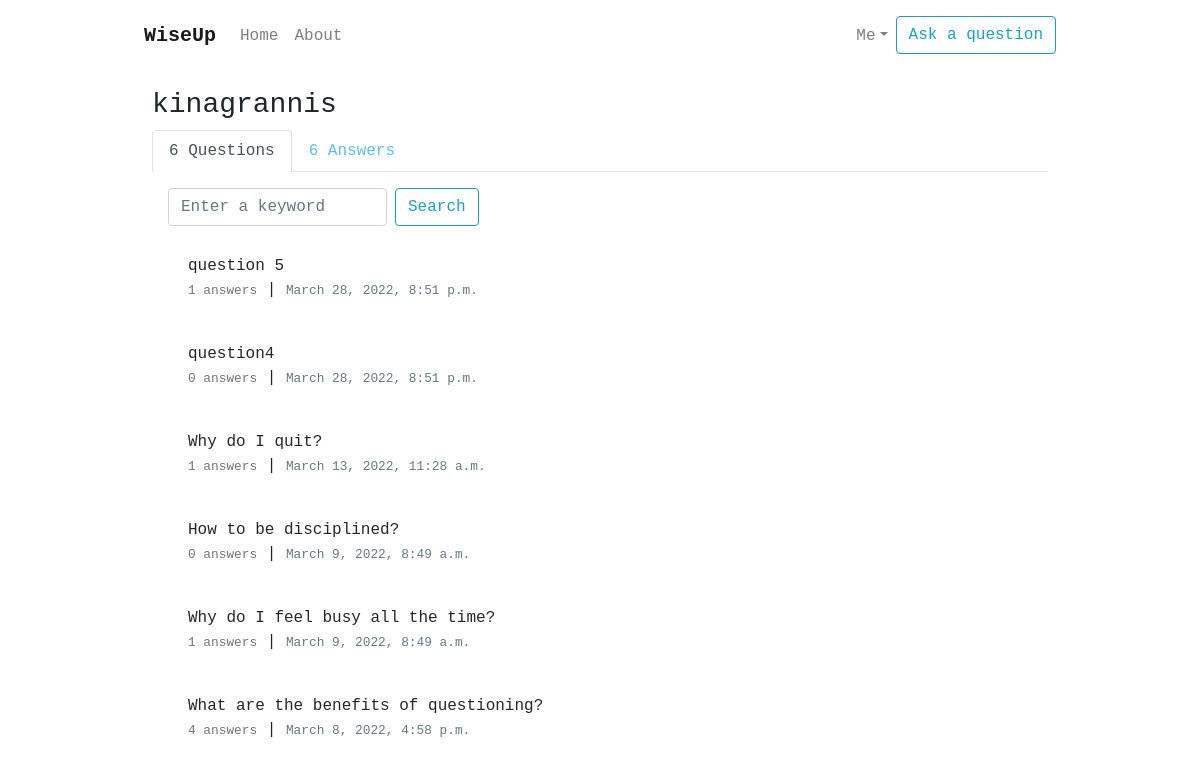
/user-questions/kinagrannis/, run on the app's committed database.
### wiseup/models.py (models this page shows, shortened)
class Question(models.Model):
    content = models.CharField(max_length=200)
    date = models.DateTimeField(auto_now_add=True)
    user = models.ForeignKey(User, on_delete=models.CASCADE)
    class Meta:
        ordering = ['-date']

### wiseup/views.py (the view)
# urls.py: path('user-questions/<str:username>/', UserQuestionListView.as_view(), name='user-questions'),
class UserQuestionListView(ListView):
    model = Question
    template_name = 'wiseup/user_questions.html'
    context_object_name = 'questions'
    paginate_by = 10
    def get_queryset(self):
        user = get_object_or_404(User, username=self.kwargs.get('username'))
        queryset = Question.objects.filter(user=user).order_by('-date')
        if self.request.GET.get("search"):
            input = self.request.GET.get("search")
            queryset = Question.objects.filter(user=user, content__icontains=input).order_by('-date')
        return queryset
    def get_context_data(self, **kwargs):
        user = get_object_or_404(User, username=self.kwargs.get('username'))
        context = super().get_context_data(**kwargs)
        context['user'] = user
        context['total_answer_count'] = Answer.objects.filter(user=user).count()
        context['total_question_count'] = Question.objects.filter(user=user).count()
        context['owner'] = self.request.user
        context['search_term'] = self.request.GET.get("search")
        return context

### wiseup/templates/wiseup/user_questions.html (shortened to what this page needs)
{% extends "wiseup/base.html" %}{% load static %}{% load query_highlight %}{% block content %}
<div class="d-flex flex-column p-2">
  <div class="m-3 pb-3">
    <h3>{{ user.username }}</h3>
    <ul class="nav nav-tabs">
      <li class="nav-item">
        <a class="nav-link" href="{% url 'user-questions' user.username %}">{{ total_question_count }} Questions</a>
      </li>
      <li class="nav-item">
        <a class="nav-link" href="{% url 'user-answers' user.username %}">{{ total_answer_count }} Answers</a>
      </li>
    </ul>
    <div class="p-3">
      <form method="GET" class="form-inline my-2 my-lg-0 pb-3">
        <input name="search" class="form-control mr-sm-2" required type="search" placeholder="Enter a keyword" aria-label="Search">
        <button class="btn btn-outline-info my-2 my-sm-0" type="submit">Search</button>
      </form>
        {% for question in questions %}
        <ul class="list-group">
          <li class="list-group-item borderless mb-3">
            <a
              class="question-title"
              href="{% url 'question-detail' question.id %}"
              >{% if search_term == None %}{{ question.content }}
              {% else %}{{ question.content|highlight:search_term }}
              {% endif %}</a
            ><br />
            <small class="text-muted"
              ><a class="question-user" href="{% url 'question-detail' question.id %}"
              >{{ question.answers.count }} answers</a></small
            >
            | <small class="text-muted">{{ question.date }}</small>
          </li>
        </ul>
        {% endfor %}
  </div>
</div>
{% endblock content %}

### wiseup/static/css/main.css (style rules this page uses)
.monaco { font-family: "Monaco", monospace; }
li.borderless { border: 0 none; }
a.question-title { color: rgba(0, 0, 0, 0.85); }
a.question-user { color: rgba(0, 0, 0, 0.55); }
a:link { text-decoration: none; }
a.nav-link { color: #5bc0de; }

### data on the page
Question: content "question 5", answers.count "1", date "March 28, 2022, 8:51 p.m."
Question: content "question4", answers.count "0", date "March 28, 2022, 8:51 p.m."
Question: content "Why do I quit?", answers.count "1", date "March 13, 2022, 11:28 a.m."
Question: content "How to be disciplined?", answers.count "0", date "March 9, 2022, 8:49 a.m."
Question: content "Why do I feel busy all the time?", answers.count "1", date "March 9, 2022, 8:49 a.m."
Question: content "What are the benefits of questioning?", answers.count "4", date "March 8, 2022, 4:58 p.m."

### other printed values
{{ user.username }} "kinagrannis"
{{ total_question_count }} "6"
{{ total_answer_count }} "6"
